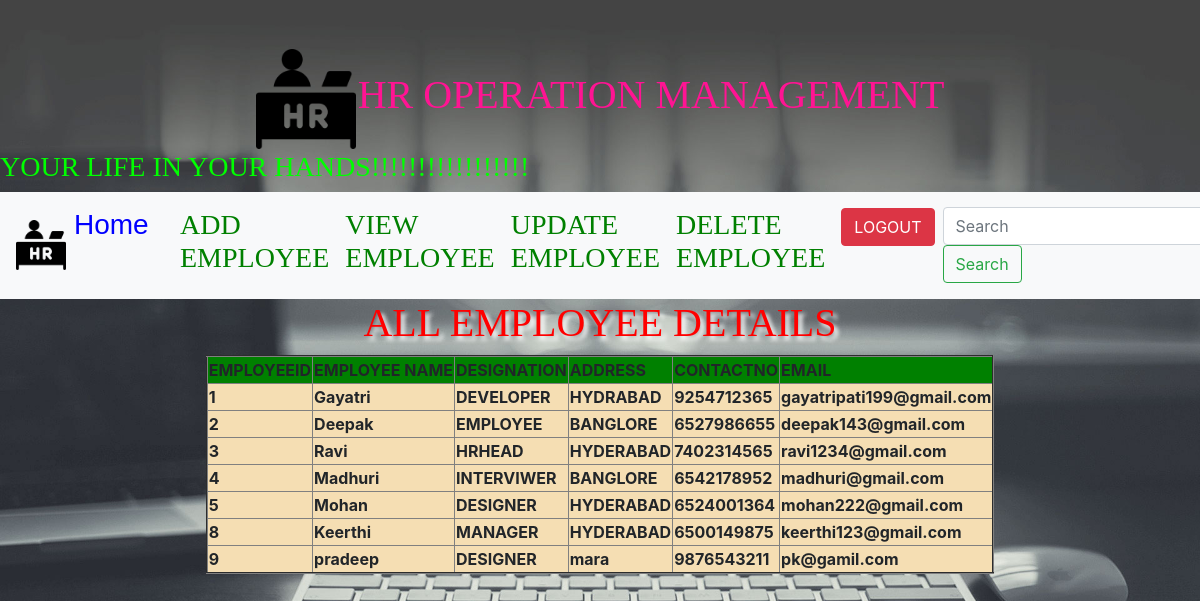
The app's page /view_all/ with its own data.
### app/models.py (models this page shows, shortened)
class Adminmodel(models.Model):
    Employee_Name=models.CharField(max_length=30)
    Password=models.IntegerField()
    Designation=models.CharField(max_length=20)
    Address=models.CharField(max_length=40)
    contactno=models.IntegerField(unique=True)
    Email=models.EmailField()

### app/views.py (the view)
# urls.py: path('view_all/',views.view_all.as_view(),name='view_all'),
class view_all(ListView):
    model = Adminmodel
    template_name ='admin/view_all.html'
    fields="__all__"

### templates/admin/view_all.html (shortened to what this page needs)
<!doctype html>
{% load static %}
<html lang="en">
  <head>
    <link rel="stylesheet" href="https://stackpath.bootstrapcdn.com/bootstrap/4.4.1/css/bootstrap.min.css">
      <link rel="stylesheet" href="{% static 'css/index.css' %}">
  </head>
  <body>
  <br>
  <table align="center"><tr>
      <th><img src="{% static 'images/hr logo.png' %}" width="100" height="100"> </th><br>
      <th>
  <h1 align="center" style="font-family: Algerian;color:deeppink">HR OPERATION MANAGEMENT</h1>
          </th>
  </tr></table>
  <marquee><h3 style="font-family: Algerian;color: lime"> YOUR LIFE IN YOUR HANDS!!!!!!!!!!!!!!!!!</h3></marquee>
  {% include 'admin/admin_menu.html' %}
  <h1 align="center" style="font-family: Algerian;color: red;text-shadow: 4px 4px 4px white">ALL EMPLOYEE DETAILS</h1>
    <table align="center" border="2">
        <tr bgcolor="green">
            <th>EMPLOYEEID</th>
            <th>EMPLOYEE NAME</th>
            <th>DESIGNATION</th>
            <th>ADDRESS</th>
            <th>CONTACTNO</th>
            <th>EMAIL</th>
        </tr>
        {% for x in object_list %}
            <tr bgcolor="#f5deb3">
            <th>{{ x.id }}</th>
            <th>{{ x.Employee_Name }}</th>
            <th>{{ x.Designation }}</th>
                <th>{{ x.Address }}</th>
            <th>{{ x.contactno }}</th>
            <th>{{ x.Email }}</th>
            </tr>
        {% endfor %}
    </table>
  </body>
</html>

### templates/admin/admin_menu.html (shortened to what this page needs)
<!doctype html>
{% load static %}
<html lang="en">
  <head>
    <link rel="stylesheet" href="https://stackpath.bootstrapcdn.com/bootstrap/4.4.1/css/bootstrap.min.css">
  </head>
  <body>
<nav class="navbar navbar-expand-lg navbar-light bg-light">
  <img src="{% static 'images/hr logo.png' %}" width="70" height="50">
  <div class="collapse navbar-collapse" id="navbarTogglerDemo02">
    <ul class="navbar-nav mr-auto mt-2 mt-lg-0">
      <li class="nav-item active">
          <a class="nav-link" href="{% url 'index' %}"><h3 style="font-family:Arial;color: blue;width:90px"> Home </h3><span class="sr-only">(current)</span></a>
      </li>
      <li class="nav-item">
          <a class="nav-link" href="{% url 'add_employee' %}"><h3 style="font-family: Algerian;color: green"> ADD EMPLOYEE</h3></a>
      </li>
      <li class="nav-item">
          <a class="nav-link" href="{% url 'view_all' %}"><h3 style="font-family: Algerian;color: green">VIEW EMPLOYEE</h3></a>
      </li>
         <li class="nav-item">
             <a class="nav-link" href="{% url 'modify_employee' %}"><h3 style="font-family: Algerian;color: green">UPDATE EMPLOYEE</h3></a>
      </li>
         <li class="nav-item">
             <a class="nav-link" href="{% url 'delete_employee' %}"><h3 style="font-family: Algerian;color: green">DELETE EMPLOYEE</h3></a>
      </li>
         <li class="nav-item">
             <a class="nav-link" href="{% url 'index' %}"><button type="submit" class="btn btn-danger">LOGOUT</button></a>
      </li>
    </ul>
    <form class="form-inline my-2 my-lg-0">
      <input class="form-control mr-sm-2" type="search" placeholder="Search">
      <button class="btn btn-outline-success my-2 my-sm-0" type="submit">Search</button>
    </form>
  </div>
</nav>
  </body>
</html>

### app/static/css/index.css (style rules this page uses)
body { background-image: url("../images/hr back5.jpg"); background-size:100%; }

### records on screen
Adminmodel: id "1", Employee_Name "Gayatri", Designation "DEVELOPER", Address "HYDRABAD", contactno "9254712365", Email "gayatripati199@gmail.com"
Adminmodel: id "2", Employee_Name "Deepak", Designation "EMPLOYEE", Address "BANGLORE", contactno "6527986655", Email "deepak143@gmail.com"
Adminmodel: id "3", Employee_Name "Ravi", Designation "HRHEAD", Address "HYDERABAD", contactno "7402314565", Email "ravi1234@gmail.com"
Adminmodel: id "4", Employee_Name "Madhuri", Designation "INTERVIWER", Address "BANGLORE", contactno "6542178952", Email "madhuri@gmail.com"
Adminmodel: id "5", Employee_Name "Mohan", Designation "DESIGNER", Address "HYDERABAD", contactno "6524001364", Email "mohan222@gmail.com"
Adminmodel: id "8", Employee_Name "Keerthi", Designation "MANAGER", Address "HYDERABAD", contactno "6500149875", Email "keerthi123@gmail.com"
Adminmodel: id "9", Employee_Name "pradeep", Designation "DESIGNER", Address "mara", contactno "9876543211", Email "pk@gamil.com"
